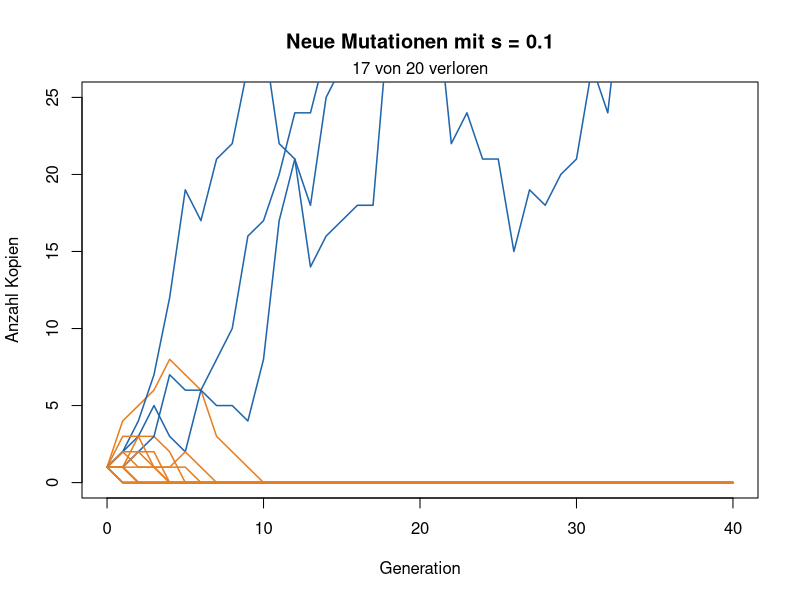
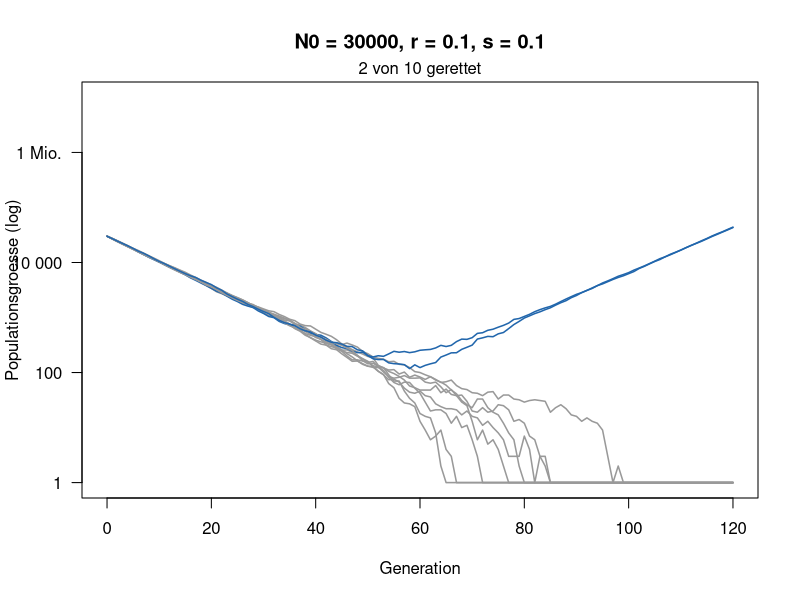

Here is the R script that generated these plots, in order:
# Woche 10 — Notebook (nur R, base R)
# Mutation und Rettung: Etablierung einer Kopie und evolutionaere Rettung
# In RStudio: Working Directory = weeks/week-10, dann Zeile fuer Zeile ausfuehren.
# Ausfuehren, Zahlen aendern, Aufgaben beantworten.

# Eine neue Mutation beginnt mit einer Kopie. Auch wenn sie vorteilhaft ist, geht sie oft durch Zufall verloren. Heute simulieren Sie zuerst, wie oft sich eine solche Mutation etabliert. Danach schrumpft eine Population, weil die Umwelt schlecht wird (z. B. ein Antibiotikum). Kann eine resistente Mutation sie retten?
#
# Das Modell. Jedes Individuum hat eine zufaellige Zahl von Nachkommen:
#
# - Mutante (resistent): im Mittel 1 + s Nachkommen,
# - Wildtyp im neuen Stress: im Mittel 1 - r Nachkommen, die Population schrumpft also jede Generation um den Anteil r,
# - Jeder Wildtyp-Nachkomme ist mit Wahrscheinlichkeit U = 0.00001 eine neue Mutante.
#
# Die Abbildungen.
#
# - Teil 1: x-Achse Generation, y-Achse Anzahl Kopien einer Mutation. Blau: ueberlebt, orange: verloren.
# - Teil 3: x-Achse Generation, y-Achse Populationsgroesse auf einer log-Skala (1, 10, 100, …). Blau: gerettet, grau: ausgestorben.

# --- Auftrag ---
#
# 1. Verfolgen Sie einzelne neue Mutationen und schaetzen Sie, wie oft sie sich etablieren.
# 2. Simulieren Sie eine schrumpfende Population und schaetzen Sie, wie oft sie gerettet wird.
# 3. Finden Sie heraus, wie Rettung von der Startgroesse N_0 und vom Rueckgang r abhaengt.

# ===========================================================================
# 0 · Funktionen
# ===========================================================================
#
# Einfach ausfuehren.

# Eine Mutation ueber die Zeit: jede Kopie hat im Mittel 1 + s Nachkommen
linie <- function(s, generationen = 40) {
  n <- numeric(generationen + 1)
  n[1] <- 1
  for (t in seq_len(generationen)) n[t + 1] <- rpois(1, n[t] * (1 + s))
  n
}

zeige_linien <- function(s, anzahl = 20) {
  plot(NA, xlim = c(0, 40), ylim = c(0, 25), xlab = "Generation",
       ylab = "Anzahl Kopien", main = paste("Neue Mutationen mit s =", s))
  verloren <- 0
  for (i in seq_len(anzahl)) {
    n <- linie(s)
    weg <- n[41] == 0
    verloren <- verloren + weg
    lines(0:40, n, col = if (weg) "#e67e22" else "#2166ac", lwd = 1.5)
  }
  mtext(paste(verloren, "von", anzahl, "verloren"), side = 3, line = 0.2)
}

# 1 = etabliert (100 Kopien erreicht), 0 = verloren
schicksal <- function(s, grenze = 100) {
  n <- 1
  while (n > 0 && n < grenze) n <- rpois(1, n * (1 + s))
  as.numeric(n >= grenze)
}

schaetze_etablierung <- function(s, wiederholungen = 2000) {
  mean(replicate(wiederholungen, schicksal(s)))
}

# Eine schrumpfende Population: Wildtyp (1 - r), Mutanten (1 + s)
rettung_lauf <- function(N0, r, s, U = 1e-5, generationen = 120) {
  wt <- N0; mut <- 0
  N <- numeric(generationen + 1); N[1] <- N0
  for (t in seq_len(generationen)) {
    neu <- rbinom(1, wt, U)
    wt <- rpois(1, wt * (1 - r))
    mut <- min(rpois(1, mut * (1 + s)) + neu, 1e7)
    N[t + 1] <- wt + mut
  }
  N
}

zeige_rettung <- function(N0, r, s, anzahl = 10) {
  plot(NA, xlim = c(0, 120), ylim = c(1, 1e7), log = "y", xlab = "Generation",
       ylab = "Populationsgroesse (log)", yaxt = "n",
       main = paste0("N0 = ", N0, ", r = ", r, ", s = ", s))
  axis(2, at = 10^c(0, 2, 4, 6), labels = c("1", "100", "10 000", "1 Mio."), las = 1)
  gerettet <- 0
  for (i in seq_len(anzahl)) {
    N <- rettung_lauf(N0, r, s)
    ok <- N[121] > 0
    gerettet <- gerettet + ok
    lines(0:120, pmax(N, 1), col = if (ok) "#2166ac" else "grey60", lwd = 1.5)
  }
  mtext(paste(gerettet, "von", anzahl, "gerettet"), side = 3, line = 0.2)
}

# 1 = gerettet (1000 Mutanten), 0 = ausgestorben
rettung <- function(N0, r, s, U = 1e-5, grenze = 1000) {
  wt <- N0; mut <- 0
  repeat {
    neu <- rbinom(1, wt, U)
    wt <- rpois(1, wt * (1 - r))
    mut <- rpois(1, mut * (1 + s)) + neu
    if (mut >= grenze) return(1)
    if (wt + mut == 0) return(0)
  }
}

schaetze_rettung <- function(N0, r, s, wiederholungen = 300) {
  mean(replicate(wiederholungen, rettung(N0, r, s)))
}

# Naeherung (Orr & Unckless 2014)
formel <- function(N0, r, s, U = 1e-5) round(1 - exp(-2 * N0 * U * s / r), 2)

# ===========================================================================
# 1 · Eine neue Mutation
# ===========================================================================
#
# 20 neue Mutationen, jede startet mit einer Kopie und hat den Vorteil s = 0.1.

zeige_linien(s = 0.1)   # hier s aendern

# --- Aufgabe A ---
#
# 1. Wie viele der 20 Mutationen gehen verloren? Fuehren Sie den Block mehrmals aus.
# 2. Probieren Sie s = 0 und s = 0.3. Was aendert sich?
# 3. Warum geht eine vorteilhafte Mutation ueberhaupt verloren?

# ===========================================================================
# 2 · Wie oft etabliert sie sich?
# ===========================================================================
#
# schaetze_etablierung(s) simuliert 2000 neue Mutationen und gibt den Anteil zurueck, der sich etabliert (100 Kopien erreicht). Die Faustregel sagt: etwa 2s.

schaetze_etablierung(s = 0.1)   # hier s aendern
2 * 0.1                         # Faustregel

# --- Aufgabe B ---
#
# Fuellen Sie die Tabelle aus:
#
# | s | Simulation | Faustregel 2s |
# | 0.02 |  |  |
# | 0.05 |  |  |
# | 0.1 |  |  |
# | 0.2 |  |  |
#
# Wann passt die Faustregel gut, wann weniger?

# ===========================================================================
# 3 · Evolutionaere Rettung
# ===========================================================================
#
# Eine Population mit N_0 = 30\,000 Individuen geraet in Stress und schrumpft jede Generation um r = 10\,\%. Resistente Mutanten haben den Vorteil s = 0.1. Die Abbildung zeigt 10 Wiederholungen.

zeige_rettung(N0 = 30000, r = 0.1, s = 0.1)   # hier N0 oder r aendern

# --- Aufgabe C ---
#
# 1. Beschreiben Sie eine blaue Kurve: Was passiert zuerst, was danach?
# 2. Probieren Sie N_0 = 3000 und N_0 = 300\,000. Was aendert sich?
# 3. Probieren Sie r = 0.3 (mit N_0 = 30\,000). Was aendert sich?

# ===========================================================================
# 4 · Wie wahrscheinlich ist Rettung?
# ===========================================================================
#
# schaetze_rettung simuliert 300 Populationen und gibt den Anteil der geretteten zurueck. formel ist die Naeherung aus der Vorlesung.

schaetze_rettung(N0 = 30000, r = 0.1, s = 0.1)   # hier aendern
formel(N0 = 30000, r = 0.1, s = 0.1)             # gleich aendern

# --- Aufgabe D ---
#
# a) Startgroesse (r = 0.1, s = 0.1):
#
# | N_0 | Simulation | Formel |
# | 1 000 |  |  |
# | 10 000 |  |  |
# | 100 000 |  |  |
#
# b) Ab welchem N_0 wird etwa die Haelfte der Populationen gerettet?
#
# c) Was bedeutet das fuer Bakterien unter Antibiotika (Milliarden Zellen) und fuer eine bedrohte Art mit wenigen hundert Tieren?
